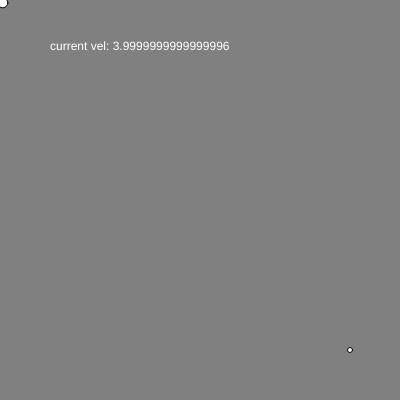
Frame 1 (no input)
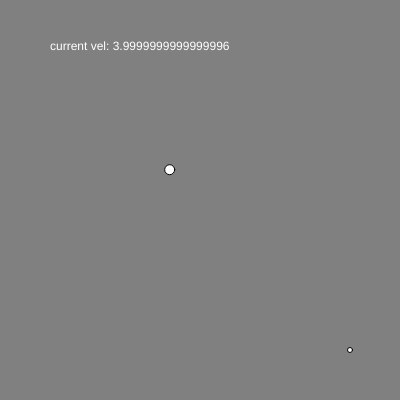
Frame 60 (no input)
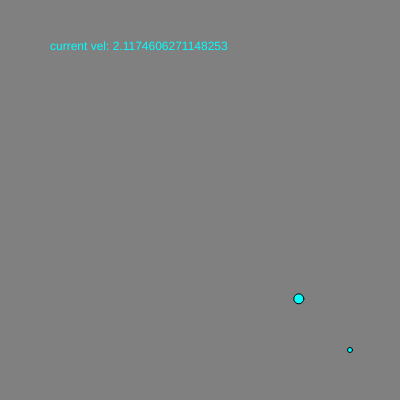
Frame 120 (the mouse pressed at the canvas centre since frame 60)

The p5.js sketch that drew these frames (run headless with seeded random() and noise() and a simulated clock; from frame 60 on, the mouse is pressed at the canvas centre):

// p5.js sketch
// ── sketch.js
//calculate declaration (braking) force using Newton's formula: 
//v1^2 - v0^2 = 2as
//When the sketch starts running, click on the canvas to start braking

let vel, pos, target

let mass = 1

let brake, startedBrake;

let speed, acc

let myColor

function setup() 
{
    createCanvas(400, 400)
    colorMode(RGB, 1)
    myColor = color(1)

    vel = createVector()
    pos = createVector()

    target = createVector(350, 350)  

    vel = p5.Vector.sub(target, pos)
    vel.normalize()
    vel.mult(4) // 4 is initial speed

    speed = vel.mag()
    acc = 0
}

function draw() 
{ 
    if (speed > 0.01)
    {
      speed -= acc;
      vel.normalize()
      vel.mult(speed)
    }
    else
    {
      vel.mult(0)
    }

    pos = p5.Vector.add(pos, vel)

    background(0.5);
    fill(myColor)
    ellipse(target.x, target.y, 5)

    ellipse(pos.x, pos.y, 10)

    text("current vel: " + vel.mag(), 50, 50)  
}

function mousePressed() 
{
  let distance = dist(pos.x, pos.y, target.x, target.y)

  acc = vel.mag()*vel.mag()/(2*distance) //a = -u^2 / (2s)
  myColor = color(0,1,1)

                      
  print("start to brake");
  print(acc)
}
